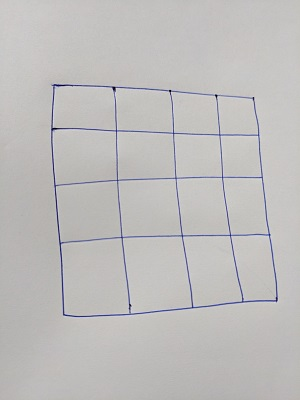
#> input picture src/11.jpg, 300 x 400 px
$ python test.py   (older library calls are emulated)
#> lines starting #> are read from the running program, lines starting #| are printed output that depends on the picture
import cv2
import numpy as np
from operator import itemgetter
import math

WIN_1 = 'window1'
WIN_2 = 'window2'
WIN_3 = 'window3'


def detect_corners(img):
    img = cv2.cvtColor(img, cv2.COLOR_BGR2GRAY)
    corner_list = []
    scale = cv2.getTrackbarPos('scale', WIN_1)
    neighbour_size = cv2.getTrackbarPos('neighbour_size', WIN_1)
    trace_weight = cv2.getTrackbarPos('trace_weight', WIN_1)
    threshold = cv2.getTrackbarPos('threshold', WIN_1)
    trace_weight = 0.01 * trace_weight
    row, column = img.shape[0], img.shape[1]
    dx = cv2.Sobel(img, cv2.CV_64F, 1, 0, ksize=scale)
    dy = cv2.Sobel(img,cv2.CV_64F, 0, 1, ksize=scale)
    cornerness = 0

    # computing squares of derivatives and dx*dy
    dxx = dx * dx
    dyy = dy * dy
    dxy = dx * dy
    half_window = neighbour_size // 2
    for row_x in range(half_window, row - half_window, 1):
        for column_y in range(half_window, column - half_window, 1):
            window_ixx = dxx[row_x:row_x + neighbour_size + 1, column_y:column_y + neighbour_size + 1]
            window_iyy = dyy[row_x:row_x + neighbour_size + 1, column_y:column_y + neighbour_size + 1]
            window_ixy = dxy[row_x:row_x + neighbour_size + 1, column_y:column_y + neighbour_size + 1]
            ixx_Sum = window_ixx.sum()
            iyy_Sum = window_iyy.sum()
            ixy_Sum = window_ixy.sum()

            # Find determinant and trace, use to get corner response
            det = (ixx_Sum * iyy_Sum) - (ixy_Sum ** 2)
            trace = ixx_Sum + iyy_Sum
            cornerness = det - trace_weight * (trace ** 2)
            if cornerness > threshold:
                corner_list.append([row_x, column_y, cornerness])
    return corner_list


def perform_non_maximum_suppression(img, corner_list):
    localized_corners = []
    corner_list = sorted(corner_list, key=itemgetter(2),  reverse=True)
    print(len(corner_list))
    for val in corner_list:
        if len(localized_corners) == 0:
            localized_corners.append(val)
            continue
        for l_val in localized_corners:
            if (val[0] >= l_val[0]+16) or (val[0] <= l_val[0]-16):
                if (val[1] >= l_val[1] + 16) or (val[1] <= l_val[1] - 16):
                    # print(val[0], l_val[0], val[1], l_val[1])
                    localized_corners.append(val)
                    break
    print(len(localized_corners))
    return localized_corners


# [24 lines left out: functions reprocess_corners, nothing, not called in this run]


def initialize():
    first_img = cv2.imread('11.jpg')
    second_img = cv2.imread('22.jpg')
    cv2.imshow(WIN_1, first_img)
    cv2.imshow(WIN_2, second_img)
    cv2.createTrackbar('scale', WIN_1, 5, 5, nothing)
    cv2.createTrackbar('neighbour_size', WIN_1, 3, 5, nothing)
    cv2.createTrackbar('trace_weight', WIN_1, 4, 15, nothing)
    cv2.createTrackbar('threshold', WIN_1, 10, 20, nothing)

    return first_img, second_img


def display_corners(localized_img2_corners, perc_pixel, second_image, localized_img1_corners, first_image):
    i = 0
    perc_pixel = ((second_image.shape[0] + second_image.shape[1]) * perc_pixel)//100
    for value in localized_img2_corners:
        if i > perc_pixel:
            break
        second_image.itemset((value[0], value[1], 0), 0)
        second_image.itemset((value[0], value[1], 1), 0)
        second_image.itemset((value[0], value[1], 2), 255)
        i += 1
    cv2.imshow(WIN_2, second_image)

    i = 0
    for value in localized_img1_corners:
        if i > perc_pixel:
            break
        first_image.itemset((value[0], value[1], 0), 0)
        first_image.itemset((value[0], value[1], 1), 0)
        first_image.itemset((value[0], value[1], 2), 255)
        i += 1
    cv2.imshow(WIN_1, first_image)
    cv2.waitKey()


# [55 lines left out: functions compute_feature_vector, plot_corners, not called in this run]


def main():
    first_image, second_image = initialize()
#> in initialize, first_img is the input picture: shape (400, 300, 3); mean B, G, R 188.1, 189, 190.5
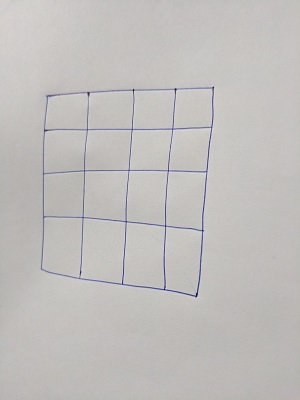
#> input picture src/22.jpg, 300 x 400 px
#> in initialize, second_img is the input picture: shape (400, 300, 3); mean B, G, R 188.1, 190, 192.8
    cv2.waitKey()
    first_image_corners = detect_corners(first_image)
#> in detect_corners, `dxy = dx * dy`:
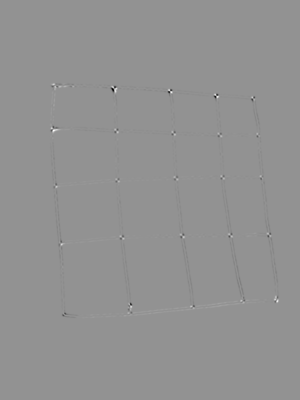
#> dxy: shape (400, 300) float64; min -26104576, max 19419487, mean -19665.5; drawn with min black and max white
#> after the loop in detect_corners, `for row_x in range(half_window, row - half_window, 1):`: corner_list = 101634 items
#> first_image_corners = 101634 items
    second_image_corners = detect_corners(second_image)
#> in detect_corners (call 2), `dx = cv2.Sobel(img, cv2.CV_64F, 1, 0, ksize=scale)`:
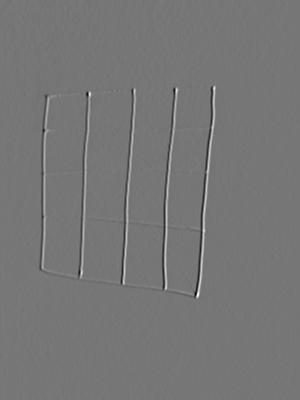
#> dx: shape (400, 300) float64; min -5591, max 6418, mean -0.1; drawn with min black and max white
#> in detect_corners (call 2), `dy = cv2.Sobel(img,cv2.CV_64F, 0, 1, ksize=scale)`:
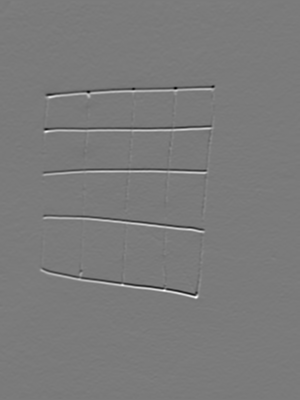
#> dy: shape (400, 300) float64; min -4970, max 5319, mean -3.9; drawn with min black and max white
#> in detect_corners (call 2), `dxx = dx * dx`:
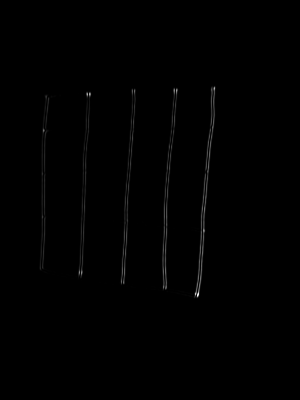
#> dxx: shape (400, 300) float64; min 0, max 41190724, mean 177581; drawn with min black and max white
#> in detect_corners (call 2), `dyy = dy * dy`:
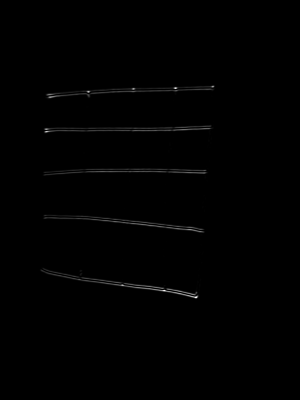
#> dyy: shape (400, 300) float64; min 0, max 28291761, mean 132014.4; drawn with min black and max white
#> in detect_corners (call 2), `dxy = dx * dy`:
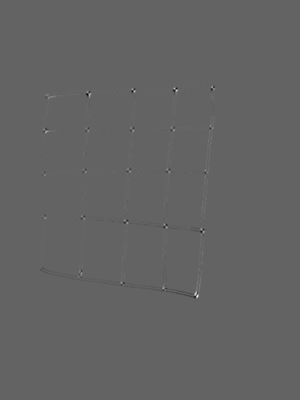
#> dxy: shape (400, 300) float64; min -13148616, max 20565489, mean 4485.1; drawn with min black and max white
#> after the loop in detect_corners (call 2), `for row_x in range(half_window, row - half_window, 1):`: corner_list = 104649 items
#> second_image_corners = 104649 items

    localized_img1_corners = perform_non_maximum_suppression(first_image, first_image_corners)
#> in perform_non_maximum_suppression, `corner_list = sorted(corner_list, key=itemgetter(2),  reverse=True)`: corner_list = 101634 items
#| 101634
#> the loop in perform_non_maximum_suppression, `for val in corner_list:` made 101634 passes
#> val on passes 1 to 3: [86, 112, 7.96e+16], [86, 113, 6.05e+16], [85, 112, 5.15e+16]
#> after the loop in perform_non_maximum_suppression, `for val in corner_list:`: localized_corners = 101627 items
#| 101627
#> localized_img1_corners = 101627 items
    localized_img2_corners = perform_non_maximum_suppression(second_image_corners, second_image_corners)
#| 104649
#> the loop in perform_non_maximum_suppression (call 2), `for val in corner_list:` made 104649 passes
#> val on passes 1 to 3: [294, 194, 2.43e+16], [294, 195, 1.96e+16], [295, 194, 1.63e+16]
#| 104647
#> localized_img2_corners = 104647 items

    display_corners(localized_img1_corners, 100, first_image, localized_img2_corners, second_image)
#> the loop in display_corners, `for value in localized_img2_corners:` made 702 passes
#> value on passes 1 to 3: [86, 112, 7.96e+16], [127, 51, 4e+16], [89, 168, 3.91e+16]
#> after the loop in display_corners, `for value in localized_img2_corners:`: i = 701
#> the loop in display_corners, `for value in localized_img1_corners:` made 702 passes
#> value on passes 1 to 3: [294, 194, 2.43e+16], [87, 174, 1.52e+16], [88, 173, 1.52e+16]


if __name__ == '__main__':
    main()
